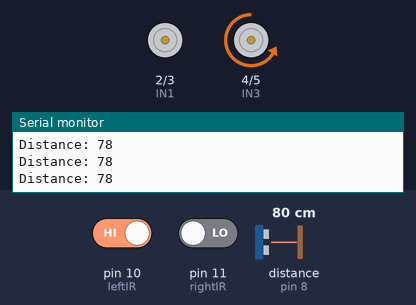
A sketch run on a simulated Arduino Uno, built with avr-gcc and run on an emulated ATmega328P. On the bench: motor-driver pin pairs drawn as motors (green arrow = first pin HIGH = forward, orange = second pin HIGH = backward, longer = more drive, scaled by the enable pin), the last lines printed to the serial monitor. Wiring (inferred from the names in the program): ultrasonic range finder: trigger pin 7; echo pin 8. The test bench sets the inputs (shaded band); at power-on: distance to the obstacle (sensor on pin 8) 80 cm, pin 10 (leftIR) HIGH, pin 11 (rightIR) LOW. The echo pulse lasts 58.3 µs per cm.

Above: at 1.2 s.
1.3 s: distance to the obstacle (sensor on pin 8) set to 24 cm
2.8 s: distance to the obstacle (sensor on pin 8) set to 19 cm
At 3.4 s:
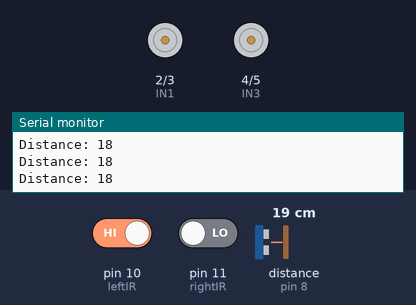
4.3 s: distance to the obstacle (sensor on pin 8) set to 12 cm
5.8 s: distance to the obstacle (sensor on pin 8) set to 9 cm
At 6.8 s:
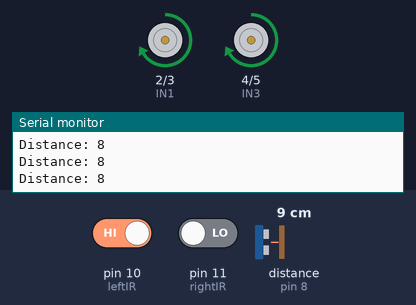
7.3 s: distance to the obstacle (sensor on pin 8) set to 18 cm
At 8.5 s:
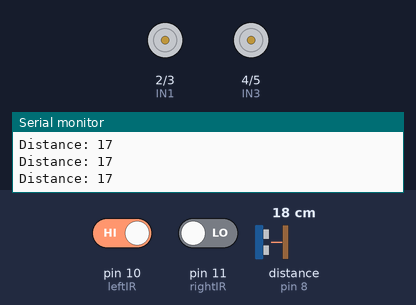
8.8 s: distance to the obstacle (sensor on pin 8) set to 2 cm
At 9.9 s:
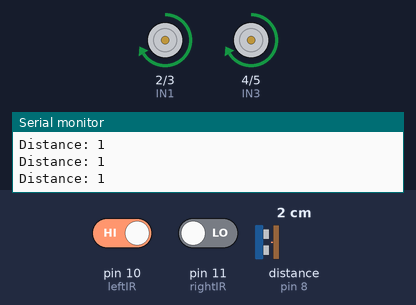
Timing chart, 0 to 11.3 s (numbered marks = the images above; inputs shaded):
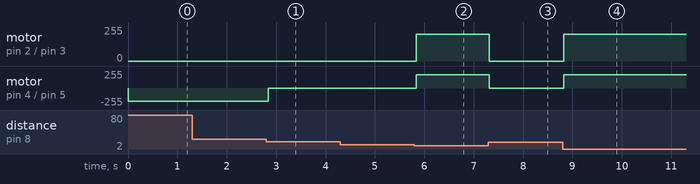

The sketch:

follower_vehicle.ino
```cpp
// ---------------- MOTOR PINS ----------------

int IN1 = 2;
int IN2 = 3;
int IN3 = 4;
int IN4 = 5;

int ENA = 9;
int ENB = 6;

// ---------------- ULTRASONIC SENSOR ----------------

int trig = 7;
int echo = 8;

// ---------------- IR SENSORS ----------------

int leftIR = 10;
int rightIR = 11;

// ---------------- VARIABLES ----------------

long duration;
int distance;

void setup() {

  Serial.begin(9600);

  // Motor Pins
  pinMode(IN1, OUTPUT);
  pinMode(IN2, OUTPUT);
  pinMode(IN3, OUTPUT);
  pinMode(IN4, OUTPUT);

  // Enable Pins
  pinMode(ENA, OUTPUT);
  pinMode(ENB, OUTPUT);

  // Ultrasonic Pins
  pinMode(trig, OUTPUT);
  pinMode(echo, INPUT);

  // IR Sensor Pins
  pinMode(leftIR, INPUT);
  pinMode(rightIR, INPUT);

  // Motor Speed
  analogWrite(ENA, 200);
  analogWrite(ENB, 200);

  stopCar();
}

void loop() {

  // ---------- MEASURE DISTANCE ----------

  digitalWrite(trig, LOW);
  delayMicroseconds(2);

  digitalWrite(trig, HIGH);
  delayMicroseconds(10);

  digitalWrite(trig, LOW);

  duration = pulseIn(echo, HIGH);

  distance = duration * 0.034 / 2;

  // ---------- READ IR SENSORS ----------

  int left = digitalRead(leftIR);
  int right = digitalRead(rightIR);

  // ---------- DEBUGGING ----------

  Serial.print("Distance: ");
  Serial.println(distance);

  // ---------- DISTANCE CONTROL ----------

  if (distance < 10) {

    // Too close to leader
    backward();
  }

  else if (distance > 20) {

    // Leader is far away

    if (left == 0 && right == 1) {

      turnLeft();
    }

    else if (left == 1 && right == 0) {

      turnRight();
    }

    else {

      forward();
    }
  }

  else {

    // Ideal distance
    stopCar();
  }

  delay(40);
}

// ---------------- FORWARD ----------------

void forward() {

  digitalWrite(IN1, LOW);
  digitalWrite(IN2, HIGH);

  digitalWrite(IN3, LOW);
  digitalWrite(IN4, HIGH);
}

// ---------------- BACKWARD ----------------

void backward() {

  digitalWrite(IN1, HIGH);
  digitalWrite(IN2, LOW);

  digitalWrite(IN3, HIGH);
  digitalWrite(IN4, LOW);
}

// ---------------- TURN LEFT ----------------

void turnLeft() {

  // Right motor ON
  digitalWrite(IN1, LOW);
  digitalWrite(IN2, HIGH);

  // Left motor OFF
  digitalWrite(IN3, LOW);
  digitalWrite(IN4, LOW);
}

// ---------------- TURN RIGHT ----------------

void turnRight() {

  // Right motor OFF
  digitalWrite(IN1, LOW);
  digitalWrite(IN2, LOW);

  // Left motor ON
  digitalWrite(IN3, LOW);
  digitalWrite(IN4, HIGH);
}

// ---------------- STOP ----------------

void stopCar() {

  digitalWrite(IN1, LOW);
  digitalWrite(IN2, LOW);

  digitalWrite(IN3, LOW);
  digitalWrite(IN4, LOW);
}
```

Measured:
- the behaviour switches between 22 and 21 cm on distance to the obstacle (sensor on pin 8) (found by bisection; images 0 and 1)
- the behaviour switches between 11 and 10 cm on distance to the obstacle (sensor on pin 8) (found by bisection; images 1 and 2)
- after the input at 2.8 s, motor on pin 4 (IN3) / pin 5 (IN4): backward 200/255 → stopped at once
- after the input at 5.8 s, motor on pin 2 (IN1) / pin 3 (IN2), motor on pin 4 (IN3) / pin 5 (IN4): stopped → forward 200/255 at once
- after the input at 7.3 s, motor on pin 2 (IN1) / pin 3 (IN2), motor on pin 4 (IN3) / pin 5 (IN4): forward 200/255 → stopped at once
- after the input at 8.8 s, motor on pin 2 (IN1) / pin 3 (IN2), motor on pin 4 (IN3) / pin 5 (IN4): stopped → forward 200/255 at once
